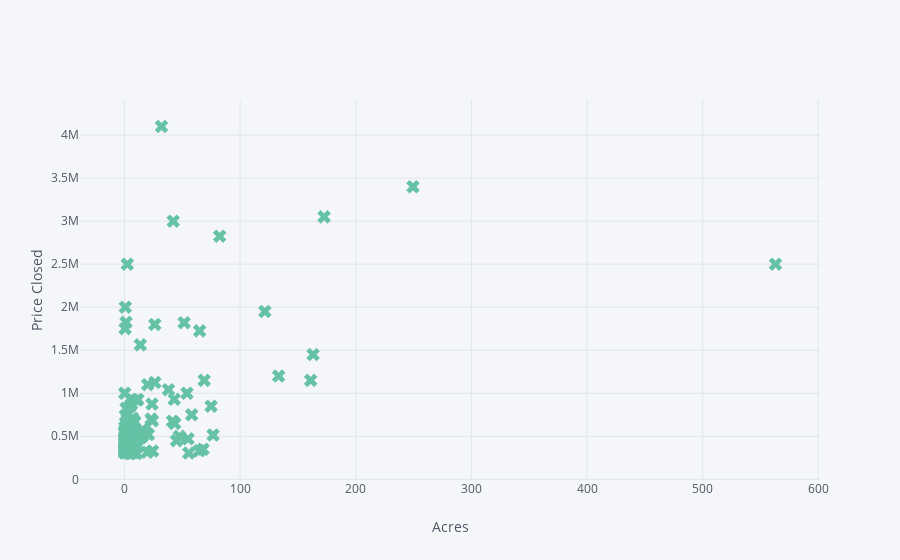

The cell this chart's notebook holds for it:
### Markdown cell above
* The shape of the tax gross amount follows closely the shape of our target response, thus it could be extremely relevant

### Code cell
df.iplot(kind='scatter',x='acres',y='price_closed',colorscale='set2',mode='markers',symbol='x',xTitle='Acres',yTitle='Price Closed')

### Figure 1 — Plotly figure (JSON) as saved in the notebook; plotly's stock layout.template omitted (floating-point values rounded to 4 significant figures; data arrays with more than 128 entries replaced by an {"elided": "..."} marker saying what was removed)
{"data": [{"line": {"color": "rgba(102, 194, 165, 1.0)", "dash": "solid", "width": 1.3}, "marker": {"size": 12, "symbol": "x"}, "mode": "markers", "name": "price_closed", "text": "", "type": "scatter", "x": {"elided": "137 float values"}, "y": {"elided": "137 int values"}}], "layout": {"legend": {"bgcolor": "#F5F6F9", "font": {"color": "#4D5663"}}, "paper_bgcolor": "#F5F6F9", "plot_bgcolor": "#F5F6F9", "titlefont": {"color": "#4D5663"}, "xaxis1": {"gridcolor": "#E1E5ED", "showgrid": true, "tickfont": {"color": "#4D5663"}, "title": "Acres", "titlefont": {"color": "#4D5663"}, "zerolinecolor": "#E1E5ED"}, "yaxis1": {"gridcolor": "#E1E5ED", "showgrid": true, "tickfont": {"color": "#4D5663"}, "title": "Price Closed", "titlefont": {"color": "#4D5663"}, "zerolinecolor": "#E1E5ED"}}}
